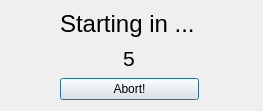
<?xml version="1.0" encoding="UTF-8"?>
<ui version="4.0">
 <class>CountdownDialog</class>
 <widget class="QDialog" name="CountdownDialog">
  <property name="geometry">
   <rect>
    <x>0</x>
    <y>0</y>
    <width>263</width>
    <height>111</height>
   </rect>
  </property>
  <property name="sizePolicy">
   <sizepolicy hsizetype="Fixed" vsizetype="Fixed">
    <horstretch>0</horstretch>
    <verstretch>0</verstretch>
   </sizepolicy>
  </property>
  <property name="windowTitle">
   <string>Dialog</string>
  </property>
  <widget class="QWidget" name="">
   <property name="geometry">
    <rect>
     <x>60</x>
     <y>10</y>
     <width>139</width>
     <height>90</height>
    </rect>
   </property>
   <layout class="QGridLayout" name="gridLayout">
    <item row="0" column="0">
     <widget class="QLabel" name="label_2">
      <property name="font">
       <font>
        <pointsize>18</pointsize>
       </font>
      </property>
      <property name="text">
       <string>Starting in ...</string>
      </property>
     </widget>
    </item>
    <item row="1" column="0" alignment="Qt::AlignHCenter">
     <widget class="QLabel" name="label">
      <property name="sizePolicy">
       <sizepolicy hsizetype="Minimum" vsizetype="Preferred">
        <horstretch>0</horstretch>
        <verstretch>0</verstretch>
       </sizepolicy>
      </property>
      <property name="font">
       <font>
        <pointsize>16</pointsize>
       </font>
      </property>
      <property name="text">
       <string>5</string>
      </property>
     </widget>
    </item>
    <item row="2" column="0">
     <widget class="QPushButton" name="abortButton">
      <property name="text">
       <string>Abort!</string>
      </property>
     </widget>
    </item>
   </layout>
  </widget>
 </widget>
 <resources/>
 <connections/>
</ui>
